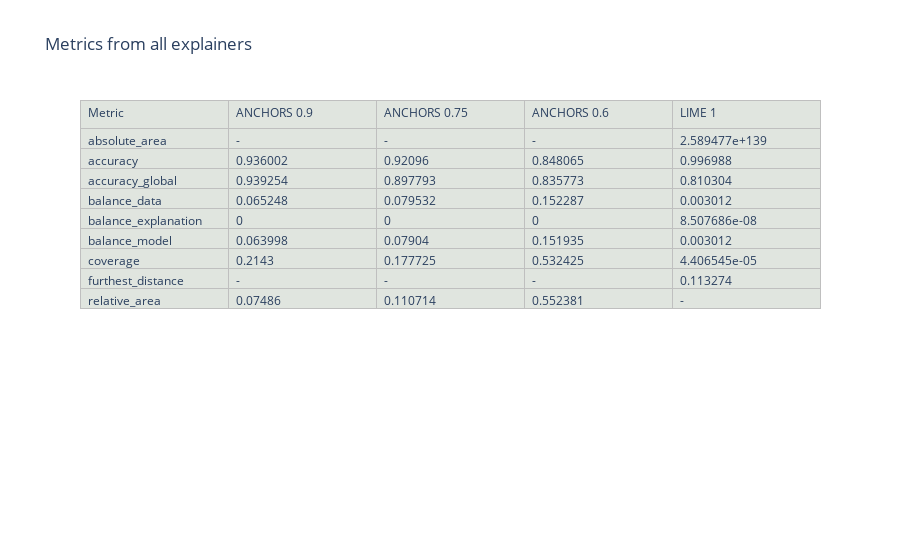
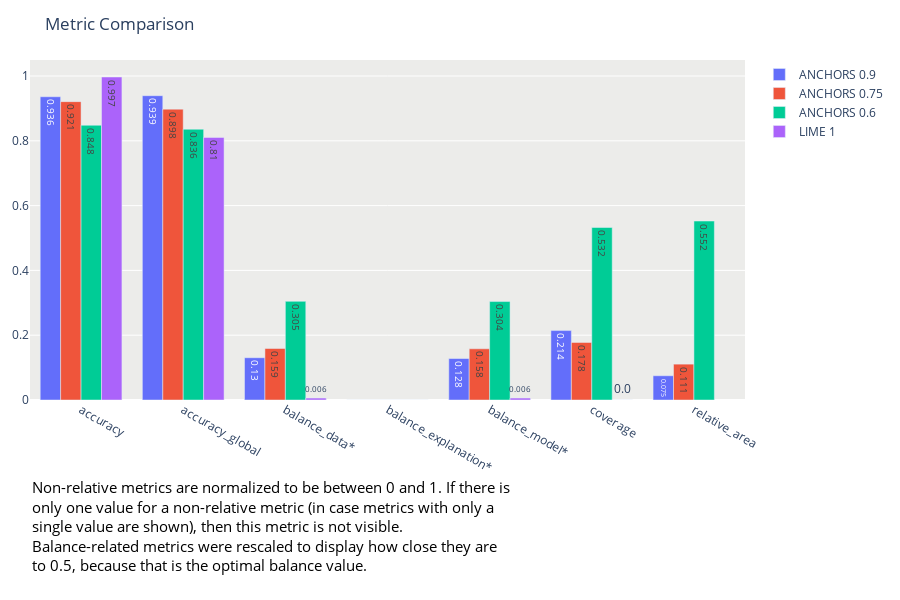
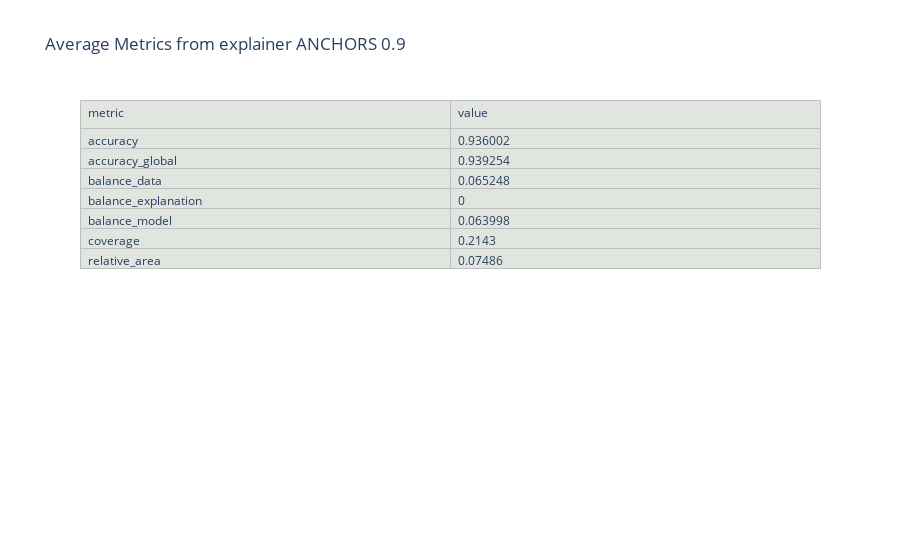
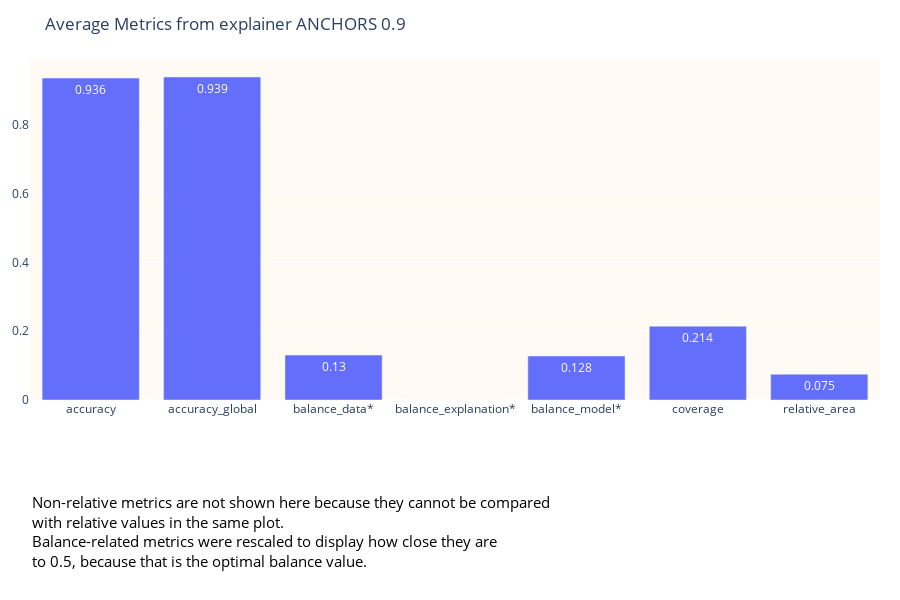

The notebook cell these images were saved under, in order:
### Markdown cell above
Visualize metrics as tables or bar charts.

### Code cell
print_metrics(metric_data, plot='table', show_metric_with_one_value=True)
print_metrics(metric_data, plot='bar', show_metric_with_one_value=False)
print_metrics(metric_data, explainer='ANCHORS 0.9')
print_metrics(metric_data, plot="bar", explainer='ANCHORS 0.9')

### Figure 1 — Plotly figure (JSON) as saved in the notebook; plotly's stock layout.template omitted (floating-point values rounded to 4 significant figures)
{"data": [{"cells": {"align": "left", "fill": {"color": "#e0e5df"}, "line": {"color": "#bfbfbf"}, "values": [["absolute_area", "accuracy", "accuracy_global", "balance_data", "balance_explanation", "balance_model", "coverage", "furthest_distance", "relative_area"], ["-", 0.936, 0.9393, 0.06525, 0, 0.064, 0.2143, "-", 0.07486], ["-", 0.921, 0.8978, 0.07953, 0, 0.07904, 0.1777, "-", 0.1107], ["-", 0.8481, 0.8358, 0.1523, 0, 0.1519, 0.5324, "-", 0.5524], ["2.589477e+139", 0.997, 0.8103, 0.003012, "8.507686e-08", 0.003012, "4.406545e-05", 0.1133, "-"]]}, "header": {"align": "left", "fill": {"color": "#e0e5df"}, "line": {"color": "#bfbfbf"}, "values": ["Metric", "ANCHORS 0.9", "ANCHORS 0.75", "ANCHORS 0.6", "LIME 1"]}, "type": "table"}], "layout": {"title": {"text": "Metrics from all explainers"}}}

### Figure 2 — Plotly figure (JSON) as saved in the notebook; plotly's stock layout.template omitted (floating-point values rounded to 4 significant figures)
{"data": [{"name": "ANCHORS 0.9", "text": ["0.936", "0.939", "0.13", "0.0", "0.128", "0.214", "0.075"], "textposition": "auto", "type": "bar", "x": ["accuracy", "accuracy_global", "balance_data*", "balance_explanation*", "balance_model*", "coverage", "relative_area"], "y": [0.936, 0.9393, 0.1305, 0, 0.128, 0.2143, 0.07486]}, {"name": "ANCHORS 0.75", "text": ["0.921", "0.898", "0.159", "0.0", "0.158", "0.178", "0.111"], "textposition": "auto", "type": "bar", "x": ["accuracy", "accuracy_global", "balance_data*", "balance_explanation*", "balance_model*", "coverage", "relative_area"], "y": [0.921, 0.8978, 0.1591, 0, 0.1581, 0.1777, 0.1107]}, {"name": "ANCHORS 0.6", "text": ["0.848", "0.836", "0.305", "0.0", "0.304", "0.532", "0.552"], "textposition": "auto", "type": "bar", "x": ["accuracy", "accuracy_global", "balance_data*", "balance_explanation*", "balance_model*", "coverage", "relative_area"], "y": [0.8481, 0.8358, 0.3046, 0, 0.3039, 0.5324, 0.5524]}, {"name": "LIME 1", "text": ["0.997", "0.81", "0.006", "0.0", "0.006", "0.0"], "textposition": "auto", "type": "bar", "x": ["accuracy", "accuracy_global", "balance_data*", "balance_explanation*", "balance_model*", "coverage"], "y": [0.997, 0.8103, 0.006025, 1.702e-07, 0.006025, 4.407e-05]}], "layout": {"annotations": [{"align": "left", "font": {"color": "black", "size": 15}, "showarrow": false, "text": "Non-relative metrics are normalized to be between 0 and 1. If there is<br>only one value for a non-relative metric (in case metrics with only a<br>single value are shown), then this metric is not visible.<br>Balance-related metrics were rescaled to display how close they are<br>to 0.5, because that is the optimal balance value.", "textangle": 0, "x": 0, "xanchor": "left", "xref": "paper", "y": -0.52, "yref": "paper"}], "barmode": "group", "height": 600, "margin": {"b": 200, "l": 20, "r": 20, "t": 60}, "plot_bgcolor": "#ececea", "title": {"text": "Metric Comparison"}}}

### Figure 3 — Plotly figure (JSON) as saved in the notebook; plotly's stock layout.template omitted (floating-point values rounded to 4 significant figures)
{"data": [{"cells": {"align": "left", "fill": {"color": "#e0e5df"}, "line": {"color": "#bfbfbf"}, "values": [["accuracy", "accuracy_global", "balance_data", "balance_explanation", "balance_model", "coverage", "relative_area"], [0.936, 0.9393, 0.06525, 0, 0.064, 0.2143, 0.07486]]}, "header": {"align": "left", "fill": {"color": "#e0e5df"}, "line": {"color": "#bfbfbf"}, "values": ["metric", "value"]}, "type": "table"}], "layout": {"title": {"text": "Average Metrics from explainer ANCHORS 0.9"}}}

### Figure 4 — Plotly figure (JSON) as saved in the notebook; plotly's stock layout.template omitted (floating-point values rounded to 4 significant figures)
{"data": [{"text": ["0.936", "0.939", "0.13", "0.0", "0.128", "0.214", "0.075"], "textposition": "auto", "type": "bar", "x": ["accuracy", "accuracy_global", "balance_data*", "balance_explanation*", "balance_model*", "coverage", "relative_area"], "y": [0.936, 0.9393, 0.1305, 0, 0.128, 0.2143, 0.07486]}], "layout": {"annotations": [{"align": "left", "font": {"color": "black", "size": 15}, "showarrow": false, "text": "Non-relative metrics are not shown here because they cannot be compared<br>with relative values in the same plot.<br>Balance-related metrics were rescaled to display how close they are<br>to 0.5, because that is the optimal balance value.", "textangle": 0, "x": 0, "xanchor": "left", "xref": "paper", "y": -0.51, "yref": "paper"}], "height": 600, "margin": {"b": 200, "l": 20, "r": 20, "t": 60}, "plot_bgcolor": "#fffaf4", "title": {"text": "Average Metrics from explainer ANCHORS 0.9"}}}
